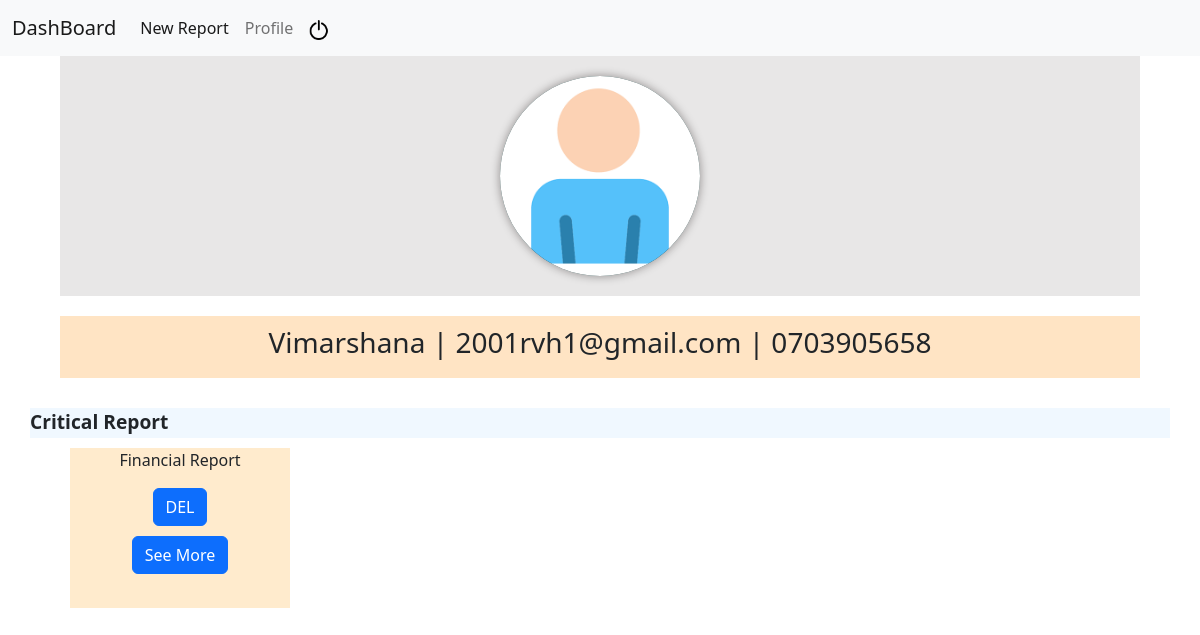
The page /profile (signed in) on the database as committed earlier.
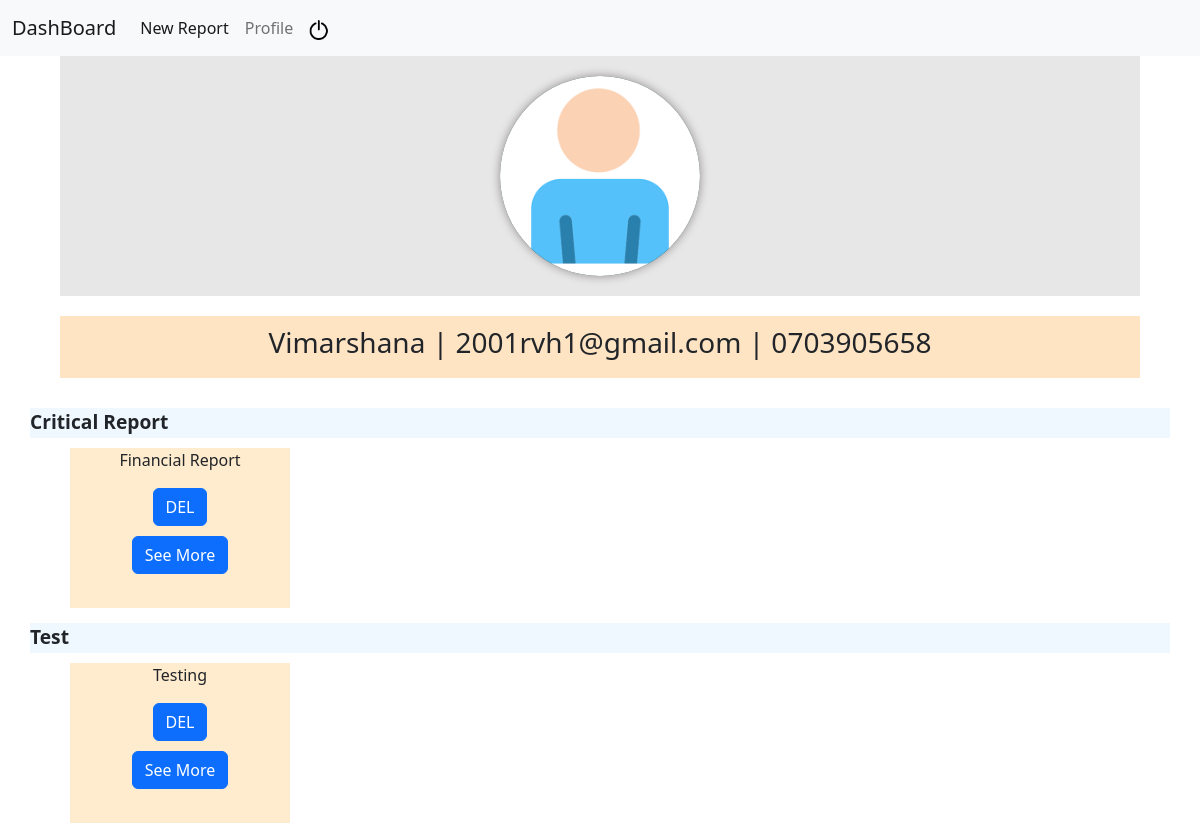
The same page on the database as committed later.
### tables this page shows
CREATE TABLE events(name TEXT NOT NULL, catagory TEXT NOT NULL, starting_date DATE NOT NULL, ending_date DATE NOT NULL, description TEXT, id INTEGER PRIMARY KEY NOT NULL, user_id INTEGER);

### app.py (the view)
@app.route("/profile", methods=["POST", "GET"])
@login_required
def profile():
    if request.method == "POST":
        button = request.form.get("name")
        project_id = request.form.get("id")
        if button == "DEL":
            db.execute("DELETE FROM events WHERE id=?", int(project_id))
            db.execute("DELETE FROM budget_income WHERE project_id=?", int(project_id))
            db.execute("DELETE FROM budget_expenditure WHERE project_id=?", int(project_id))
        return redirect("/profile")
    else:
        user = db.execute("SELECT user_name, email, contact_no FROM users WHERE id=?", int(session["user_id"]))
        catagories = db.execute("SELECT catagory FROM events WHERE user_id=?",int(session["user_id"]))
        list_catagory = []
        for line in catagories:
            list_catagory.append(line["catagory"].title())
        projects = db.execute("SELECT catagory, starting_date, ending_date, description, id, name FROM events WHERE user_id=?",session["user_id"])
        return render_template("profile.html", catagories=sorted(set(list_catagory)), projects=projects, user=user)

### app.py (called while the page is built)
@app.after_request
def after_request(response):
    response.headers["Cache-Control"] = "no-cache, no-store, must-revalidate"
    response.headers["Expires"] = 0
    response.headers["Pragma"] = "no-cache"
    return response

### helper.py (called while the page is built)
def login_required(f):
    @wraps(f)
    def decorated_function(*args, **kwargs):
        if session.get("user_id") is None:
            return redirect("/login")
        return f(*args, **kwargs)
    return decorated_function

### templates/profile.html (shortened to what this page needs)
{% extends "layout.html" %}
{% block head %}
    <link rel="stylesheet" href="static/style/profile.css">
{% endblock %}
{% block main %}
    <div class="details">
        <div class="profile_pic">
            <div id="image_holder">
                <img src="static/img/images.png" alt="">
            </div>
        </div>
        <div class="user_name">
            <h3>{{ user[0]["user_name"] }} | {{ user[0]["email"] }} | {{ user[0]["contact_no"] }}</h3>
        </div>
    </div>
    {% for catagory in catagories %}
    <div class="section">
        {{ catagory }}
    </div>
    <div class="p_container">
        {% for project in projects %}
            {% if project["catagory"].title() == catagory %}
                <div class="p_details">
                    <div>
                        <p">
                            {{ project["name"] }}
                    </div>
                    <form action="/profile" method="post">
                        <input class="btn btn-primary delete" data-confirm='Are you sure to delete {{project["name"]}}?' name="name" type="submit" value="DEL">
                    </form>
                    <div class="submit" style="margin-top: 10px; margin-bottom: 10px;">
                        <a href='/event?id={{ project["id"] }}&report=False' class="btn btn-primary" >See More</a>
                    </div>
                </div>
            {% endif %}
        {% endfor %}
    </div>
    {% endfor %}
{% endblock %}

Rows that differ between the two databases and show on the page:
added events: name "Testing", shown under "Test"
Other text that changed with them:
new list line: "Test"
